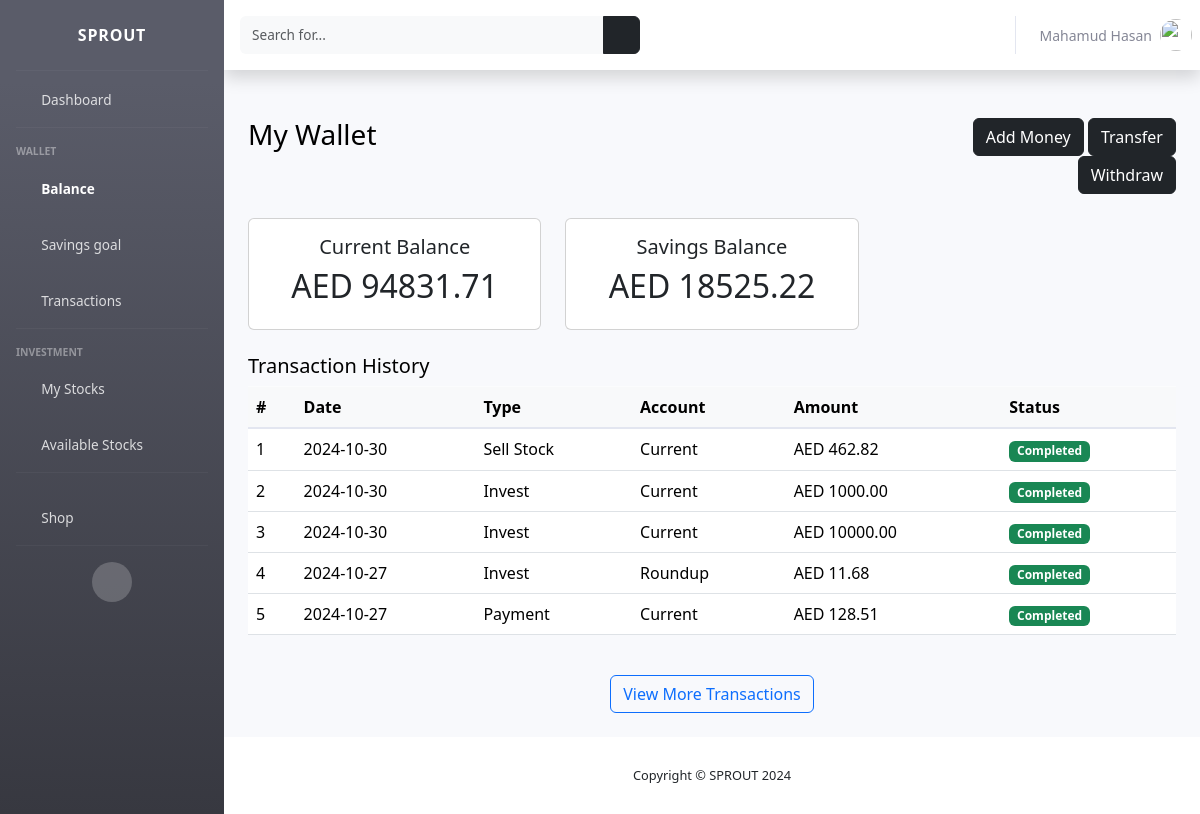
Screenshot of /wallet/ (signed in) with the database file from the repository.
### accounts/models.py (models this page shows)
class UserProfile(models.Model):
    user = models.OneToOneField(User, on_delete=models.CASCADE)
    bio = models.TextField(blank=True, null=True)
    dob = models.DateField(blank=True, null=True)
    gender = models.CharField(max_length=20, choices=[('male', 'Male'), ('female', 'Female')], blank=True, null=True)
    address = models.CharField(max_length=100, blank=True, null=True)
    phone = models.CharField(max_length=20, blank=True, null=True)
    picture = models.ImageField(upload_to='profile/', null=True, blank=True)
    pay_extra = models.CharField(max_length=20, default='roundup_balance', choices=(
        ('roundup_balance', 'Roundup Balance'),
        ('fixed_percentage', 'Fixed Percentage')
    ))
    pay_extra_for = models.CharField(max_length=20, default='savings', choices=(
        ('savings', 'Savings'),
        ('invest', 'Invest')
    ))
    percentage = models.DecimalField(max_digits=10, decimal_places=2, default=0)
    created_at = models.DateTimeField(auto_now_add=True)
    updated_at = models.DateTimeField(auto_now=True)
    def name(self):
        return f"{self.user.first_name} {self.user.last_name}"
    def __str__(self):
        return self.name()

### wallet/models.py (models this page shows, shortened)
class Wallet(models.Model):
    user = models.OneToOneField(User, on_delete=models.CASCADE)
    savings_balance = models.DecimalField(max_digits=10, decimal_places=2, default=0)
    investment_balance = models.DecimalField(max_digits=10, decimal_places=2, default=0)
    total_balance = models.DecimalField(max_digits=10, decimal_places=2, default=0)
    wallet_status = models.BooleanField(default=True)  # active or inactive

class Transaction(models.Model):
    TRANSACTION_TYPES = [
        ('deposit', 'Deposit'),
        ('withdrawal', 'Withdrawal'),
        ('transfer', 'Transfer'),
        ('payment', 'Payment')
    ]
    wallet = models.ForeignKey(Wallet, on_delete=models.CASCADE, related_name='transactions')
    transaction_id = models.UUIDField(default=uuid.uuid4, unique=True, editable=False)
    amount = models.DecimalField(max_digits=10, decimal_places=2)
    account = models.CharField(max_length=50, blank=True, null=True)
    transaction_type = models.CharField(max_length=20, choices=TRANSACTION_TYPES)
    description = models.TextField(null=True, blank=True)
    created_at = models.DateTimeField(auto_now_add=True)

### wallet/views.py (the view)
# urls.py: path('', views.wallet_balance, name="wallet_balance"),
@login_required(login_url='accounts:login')
def wallet_balance(request):
    transactions = Transaction.objects.filter(wallet=request.user.wallet).order_by('-created_at')[:5]
    return render(request, 'wallet/wallet_balance.html', {'transactions': transactions})

### templates/wallet/wallet_balance.html (shortened to what this page needs)
{% extends 'base.html' %}
{% block css %}
    <link href="https://cdn.jsdelivr.net/npm/bootstrap@5.3.3/dist/css/bootstrap.min.css" rel="stylesheet"
>
{% endblock %}
{% block content %}
    <div class="container mt-5" style="color: #000">
        <div class="row">
            <div class="col-md-8">
                <h3>My Wallet</h3>
            </div>
            <div class="col-md-4 text-md-end">
                <button class="btn btn-dark">Add Money</button>
                <button class="btn btn-dark" data-bs-target="#exampleModalToggle" data-bs-toggle="modal">Transfer
                </button>
                <button class="btn btn-dark">Withdraw</button>
            </div>
        </div>
        <div class="row my-4">
            <div class="col-md-4">
                <div class="card">
                    <div class="card-body text-center">
                        <h5 class="card-title">Current Balance</h5>
                        <h2>AED {{ user.wallet.investment_balance }}</h2>
                    </div>
                </div>
            </div>
            <div class="col-md-4">
                <div class="card">
                    <div class="card-body text-center">
                        <h5 class="card-title">Savings Balance</h5>
                        <h2>AED {{ user.wallet.savings_balance }}</h2>
                    </div>
                </div>
            </div>
        </div>
        <div class="row my-4">
            <div class="col-md-12">
                <h5>Transaction History</h5>
                <table class="table table-hover text-capitalize">
                    <thead class="table-light">
                    <tr>
                        <th>#</th>
                        <th>Date</th>
                        <th>Type</th>
                        <th>Account</th>
                        <th>Amount</th>
                        <th>Status</th>
                    </tr>
                    </thead>
                    <tbody>
                    {% for t in transactions %}
                        <tr>
                            <td>{{ forloop.counter }}</td>
                            <td>{{ t.created_at|date:'Y-m-d' }}</td>
                            <td>{{ t.transaction_type }}</td>
                            <td>{{ t.account }}</td>
                            <td>AED {{ t.amount }}</td>
                            <td><span class="badge bg-success">Completed</span></td>
                        </tr>
                    {% endfor %}
                    </tbody>
                </table>
            </div>
        </div>
        <div class="row my-4">
            <div class="col-md-12 text-center">
                <button class="btn btn-outline-primary" onclick="location.href=`{% url 'wallet:transactions' %}`">View
                    More Transactions
                </button>
            </div>
        </div>
    </div>
{% endblock %}

### templates/base.html (shortened to what this page needs)
<!DOCTYPE html>
<html lang="en">
{% load static %}
<head>
    <link href="{% static 'vendor/fontawesome-free/css/all.min.css' %}" rel="stylesheet" type="text/css">
    <link href="{% static 'css/sb-admin-2.min.css' %}" rel="stylesheet">
    {% block css %} {% endblock %}
</head>
<body id="page-top">
<div id="wrapper">
    <ul class="navbar-nav bg-gradient-dark sidebar sidebar-dark accordion" id="accordionSidebar">
        <a class="sidebar-brand d-flex align-items-center justify-content-center" href="{% url 'index' %}">
            <div class="sidebar-brand-text mx-3">SPROUT</div>
        </a>
        <hr class="sidebar-divider my-0">
        <li class="nav-item" id="dashboard">
            <a class="nav-link" href="{% url 'main:dashboard' %}">
                <i class="fas fa-fw fa-tachometer-alt"></i>
                <span>Dashboard</span></a>
        </li>
        <hr class="sidebar-divider">
        <div class="sidebar-heading">
            Wallet
        </div>
        <li class="nav-item" id="balance">
            <a class="nav-link collapsed" href="{% url 'wallet:wallet_balance' %}">
                <i class="fas fa-fw fa-wallet"></i>
                <span>Balance</span>
            </a>
        </li>
        <li class="nav-item" id="goal">
            <a class="nav-link collapsed" href="{% url 'wallet:savings_goal' %}">
                <i class="fas fa-fw fa-wallet"></i>
                <span>Savings goal</span>
            </a>
        </li>
        <li class="nav-item" id="transactions">
            <a class="nav-link collapsed" href="{% url 'wallet:transactions' %}">
                <i class="fas fa-fw fa-credit-card"></i>
                <span>Transactions</span>
            </a>
        </li>
        <hr class="sidebar-divider">
        <div class="sidebar-heading">
            Investment
        </div>
        <li class="nav-item" id="user_stocks">
            <a class="nav-link" href="{% url 'stock:user_stocks' %}">
                <i class="fas fa-fw fa-chart-area"></i>
                <span>My Stocks</span></a>
        </li>
        <li class="nav-item" id="stock_list">
            <a class="nav-link" href="{% url 'stock:stock_list' %}">
                <i class="fas fa-fw fa-table"></i>
                <span>Available Stocks</span></a>
        </li>
        <hr class="sidebar-divider d-none d-md-block">
        <li class="nav-item" id="stock_list">
            <a class="nav-link" href="{% url 'shop:shop' %}">
                <i class="fas fa-fw fa-shopping-bag"></i>
                <span>Shop</span></a>
        </li>
        <hr class="sidebar-divider d-none d-md-block">
        <div class="text-center d-none d-md-inline">
            <button class="rounded-circle border-0" id="sidebarToggle"></button>
        </div>
    </ul>
    <div id="content-wrapper" class="d-flex flex-column">
        <div id="content">
            <nav class="navbar navbar-expand navbar-light bg-white topbar mb-4 static-top shadow">
                <form
                        class="d-none d-sm-inline-block form-inline mr-auto ml-md-3 my-2 my-md-0 mw-100 navbar-search">
                    <div class="input-group">
                        <input type="text" class="form-control bg-light border-0 small" placeholder="Search for..."
                               aria-label="Search" aria-describedby="basic-addon2">
                        <div class="input-group-append">
                            <button class="btn btn-dark" type="button">
                                <i class="fas fa-search fa-sm"></i>
                            </button>
                        </div>
                    </div>
                </form>
                <ul class="navbar-nav ml-auto">
                    <li class="nav-item dropdown no-arrow">
                        <a class="nav-link dropdown-toggle" id="userDropdown" role="button"
                           data-toggle="dropdown" aria-haspopup="true" aria-expanded="false">
                            <span class="mr-2 d-none d-lg-inline text-gray-600 small">{{ user.userprofile }}</span>
                            <img class="img-profile rounded-circle"
                                 src="
                                         {% if user.userprofile.picture %}{{ user.userprofile.image.url }}{% else %}{% static 'img/profile.jpg' %}{% endif %}">
                        </a>
                    </li>
                </ul>
            </nav>
            <div class="container">
                {% block content %} {% endblock %}
            </div>
        </div>
        <footer class="sticky-footer bg-white">
            <div class="container my-auto">
                <div class="copyright text-center my-auto">
                    <span>Copyright &copy; SPROUT 2024</span>
                </div>
            </div>
        </footer>
    </div>
</div>
</body>
</html>

### rows the page displays
Transaction: created_at "2024-10-30", transaction_type "Sell Stock", account "Current", amount "462.82"
Transaction: created_at "2024-10-30", transaction_type "Invest", account "Current", amount "1000.00"
Transaction: created_at "2024-10-30", transaction_type "Invest", account "Current", amount "10000.00"
Transaction: created_at "2024-10-27", transaction_type "Invest", account "Roundup", amount "11.68"
Transaction: created_at "2024-10-27", transaction_type "Payment", account "Current", amount "128.51"

### other values shown
{{ user.userprofile }} "Mahamud Hasan"
{{ user.wallet.investment_balance }} "94831.71"
{{ user.wallet.savings_balance }} "18525.22"
